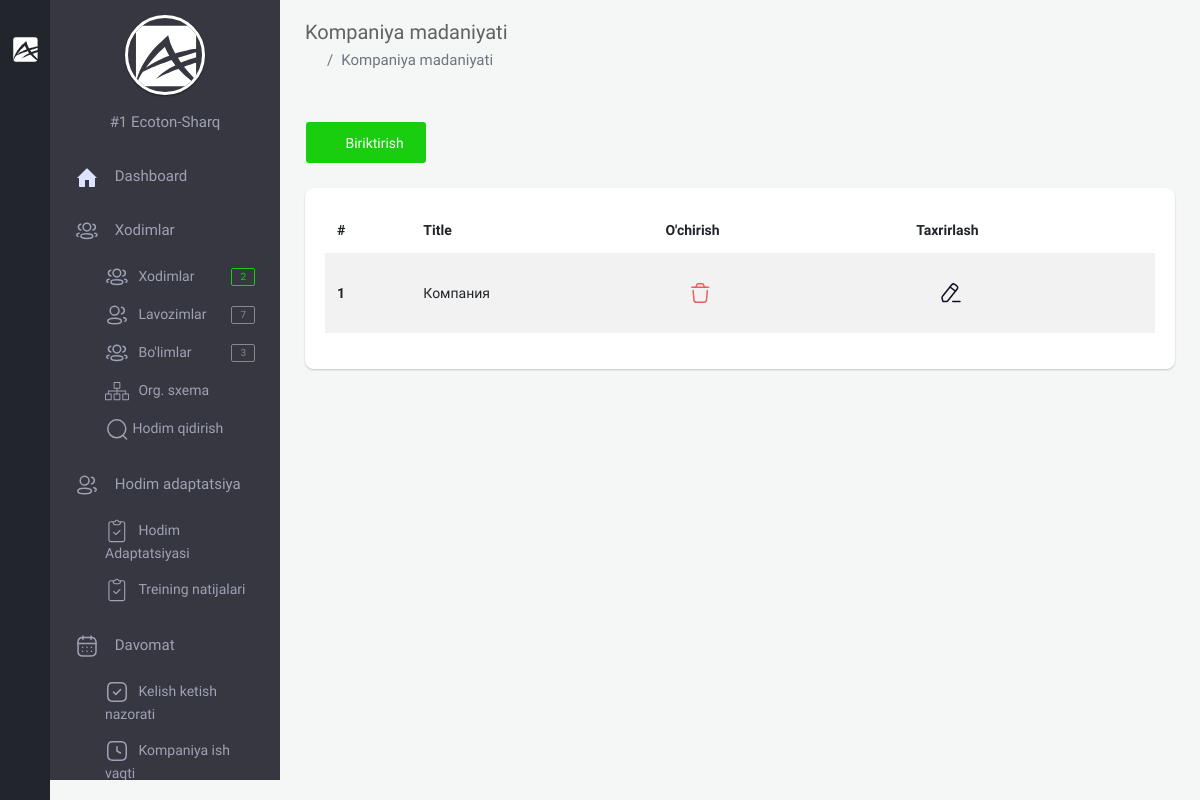
Page /backoffice/company-culture (signed in) on the earlier database version.
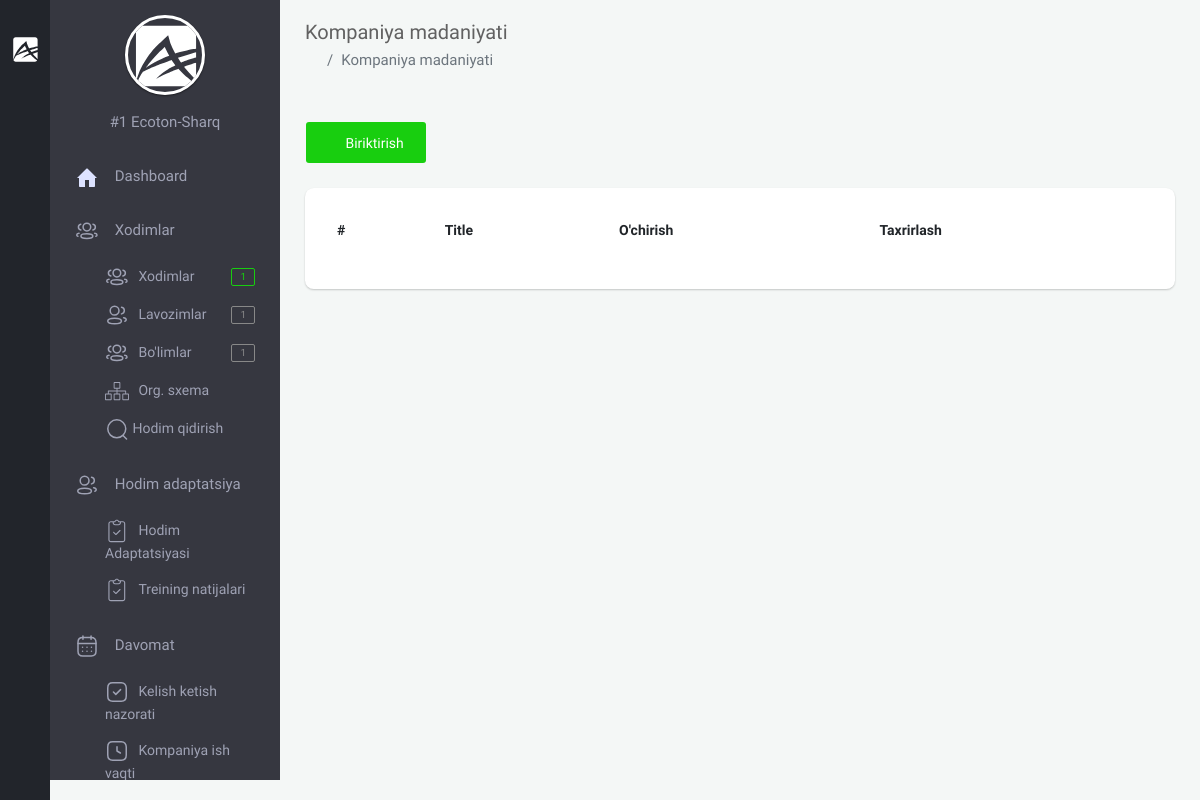
Same page on the later database version.
### app/models.py (models this page shows, shortened)
class CompanyCulture(models.Model):
    title = models.CharField(max_length=255, null=True, blank=True)
    text = RichTextUploadingField(null=True, blank=True)
    company = models.ForeignKey(Company, on_delete=models.CASCADE)
    created_at = models.DateTimeField(auto_now_add=True)
    class Meta:
        ordering = ['-created_at']
        verbose_name_plural = "Company Culture"

### backoffice/views.py (the view, shortened to what this page needs)
# urls.py: path('company-culture', views.CompanyCultureCreateViewListView.as_view(), name="company_culture"),
class CompanyCultureCreateViewListView(LoginRequiredMixin, generic.CreateView):
    template_name = 'backoffice/pages/company-culture/index.html'
    form_class = forms.CompanyCultureModelForm
    success_url = reverse_lazy('company_culture')
    model = models.CompanyCulture
    def get_context_data(self, *, object_list=None, **kwargs):
        ctx = super(CompanyCultureCreateViewListView, self).get_context_data(**kwargs)
        company = self.request.user.company
        training_info = models.CompanyCulture.objects.filter(company=company)
        ctx['items'] = training_info
        return ctx

### app/models.py (called while the page is built)
    def __str__(self):
        return f'#{self.id}  {self.name}'

    @property
    def logo_url(self):
        if self.logo and hasattr(self.logo, 'url'):
            return self.logo.url

### backoffice/context_processors.py (called while the page is built)
def staff_amount(request):
    amount_staff = None
    if request.user.is_anonymous == False:
        company = request.user.company
        staff = models.Staff.objects.filter(company=company)
        amount_staff = staff.count()
    return {"amount_staff": amount_staff}

def position_amount(request):
    position_amounts = None
    if request.user.is_anonymous == False:
        company = request.user.company
        position = models.Position.objects.filter(company=company)
        position_amounts = position.count()
    return {
        'position_amounts': position_amounts
    }

def department_amount(request):
    department_amounts = None
    if request.user.is_anonymous == False:
        company = request.user.company
        department = models.Department.objects.filter(company=company)
        department_amounts = department.count()
    return {
        'department_amounts': department_amounts
    }

### templates/backoffice/pages/company-culture/index.html (shortened to what this page needs)
{% extends 'backoffice/base.html' %}
{% load app_tags %}
{% block content %}
    <section class="content">
        <div class="container-fluid">
            <div class="block-header">
            <div class="row clearfix">
                <div class="col-lg-12 col-md-12 col-sm-12">
                    <h2>Kompaniya madaniyati</h2>
                    <ul class="breadcrumb padding-0">
                        <li class="breadcrumb-item"><a href="{% url 'backoffice-main' %}"><i class="zmdi zmdi-home"></i></a></li>
                        <li class="breadcrumb-item active">Kompaniya madaniyati</li>
                    </ul>
                </div>
            </div>
        </div>
            <div class="row clearfix">
                <div class="col-lg-12 col-md-12 col-sm-12">
                    <div class="card">
                        <div class="header">
                            <button type="button" data-color="pink" data-toggle="modal" data-target="#colorModal"
                                    class="btn btn-success waves-effect"><i class="zmdi zmdi-plus"></i> Biriktirish
                            </button>
                        </div>
                        <div class="body table-responsive">
                            <table class="table table-hover table-borderless table-striped">
                                <thead>
                                <tr>
                                    <th>#</th>
                                    <th>Title</th>
                                    <th>O'chirish</th>
                                    <th>Taxrirlash</th>
                                </tr>
                                </thead>
                                <tbody>
                                {% for item in items %}
                                    <tr>
                                        <th scope="row">{{ forloop.counter }}</th>
                                        <td>
                                            {{ item.title }}
                                        </td>
                                        <td>
                                             <a href="javascript:void(0);" data-color="pink"
                                               data-toggle="modal" data-target="#item-{{ item.id }}"
                                               class="btn btn-neutral waves-effect">
                                        </a>
                                        </td>
                                        <td>
                                            <a href="javascript:void(0);" data-color="pink"
                                               data-toggle="modal" data-target="#staff_adaptation{{ item.id }}"
                                               class="btn btn-neutral waves-effect">
                                            </a>
                                        </td>
                                    </tr>
                                {% endfor %}
                                </tbody>
                            </table>
                        </div>
                    </div>
                </div>
            </div>
        </div>
    </section>
{% endblock %}

### templates/backoffice/parts/minileftbar.html (shortened to what the changed rows need)
{% load static %}
<aside class="right_menu">
    <div id="leftsidebar" class="sidebar">
        <div class="menu">
            <ul class="list">
                <li>
                    <ul class="ml-menu" style="display: block;">
                        <li>
                                <a href="{% url 'staff' %}" class="waves-effect waves-block">
                                    <span>Xodimlar</span>
                                    <span class="badge badge-success float-right">{{ amount_staff }}</span>
                                </a>
                        </li>
                        <li>
                                <a href="{% url 'position' %}" class="waves-effect waves-block">
                                    <span>Lavozimlar</span>
                                    <span class="badge badge-default float-right">{{ position_amounts }}</span>
                                </a>
                        </li>
                        <li>
                                <a href="{% url 'department' %}" class="waves-effect waves-block">
                                    <span>Bo'limlar</span>
                                    <span class="badge badge-default float-right">{{ department_amounts }}</span>
                                </a>
                        </li>
                    </ul>
                </li>
            </ul>
        </div>
    </div>
</aside>

Differences in the rows shown:
removed CompanyCulture: title "Компания"
Other differences:
{{ amount_staff }}: "2" → "1"
{{ position_amounts }}: "7" → "1"
{{ department_amounts }}: "3" → "1"
